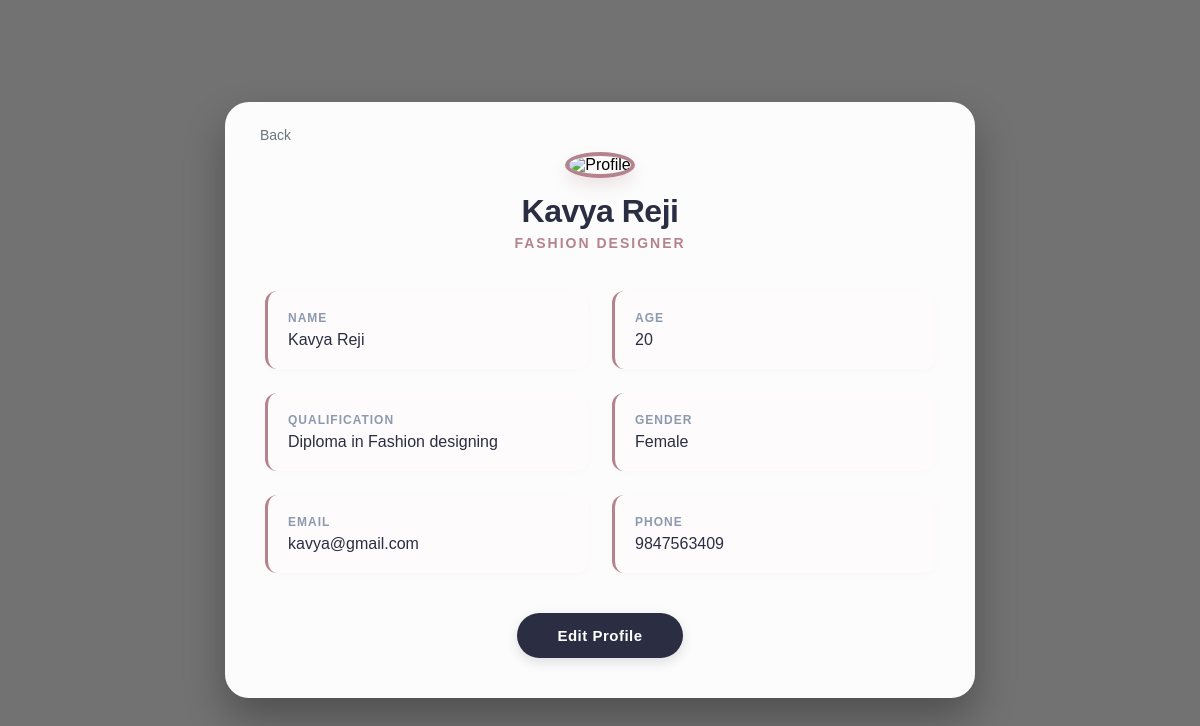
/designer_profile/ (signed in), run on the app's committed database.
### specksapp/models.py (models this page shows)
class designer(models.Model):
    name = models.CharField(max_length=25,null=True,blank=True)
    age = models.IntegerField(null=True,blank=True)
    qualification = models.CharField(max_length=25,null=True,blank=True)
    Gender_choices =[
        ('M','male'),
        ('F','female'),
        ('O','other')
    ]
    gender = models.CharField(max_length=8,choices=Gender_choices,null=True,blank=True)
    phone = models.IntegerField(null=True,blank=True)
    email = models.EmailField(max_length=100,unique=True,null=True,blank=True)
    password = models.CharField(max_length=25,null=True,blank=True)
    user = models.ForeignKey(shopowner_register,on_delete=models.CASCADE,null=True,blank=True)

### specksapp/views.py (the view)
# urls.py: path('designer_profile/',views.designer_profile,name='designer_profile'),
def designer_profile(request):
    if 'email' in request.session:
        email=request.session.get('email')
        user=models.designer.objects.get(email=email)
        return render(request,'designer_profile.html',{'user':user})
    return redirect('designer_login')

### specksapp/templates/designer_profile.html (shortened to what this page needs)
<!DOCTYPE html>
<html lang="en">
<head>
</head>
<body>
    <div class="profile-card">
        <a href="/designer_home/" class="back-btn">
             Back
        </a>
        <div class="profile-header">
            {% if user.image %}
                <img src="{{ user.image.url }}" class="profile-img" alt="Profile">
            {% else %}
                <img src="https://cdn-icons-png.flaticon.com/512/3135/3135715.png"
                     class="profile-img" alt="Profile">
            {% endif %}
            <h1>{{ user.name }}</h1>
            <p>Fashion Designer</p>
        </div>
        <div class="profile-details">
            <div class="detail-box">
                <h3>Name</h3>
                <p>{{ user.name }}</p>
            </div>
            <div class="detail-box">
                <h3>Age</h3>
                <p>{{ user.age }}</p>
            </div>
            <div class="detail-box">
                <h3>Qualification</h3>
                <p>{{ user.qualification }}</p>
            </div>
            <div class="detail-box">
                <h3>Gender</h3>
                <p>{{ user.gender }}</p>
            </div>
            <div class="detail-box">
                <h3>Email</h3>
                <p>{{ user.email }}</p>
            </div>
            <div class="detail-box">
                <h3>Phone</h3>
                <p>{{ user.phone }}</p>
            </div>
        </div>
        <div class="btn-section">
            <a href="/designer_editprofile/" class="edit-btn">
                Edit Profile
            </a>
        </div>
    </div>
</body>
</html>

### specksapp/templates/designer_profile.html (style rules this page uses)
* { margin:0; padding:0; box-sizing:border-box; font-family:'Poppins', sans-serif; }
body { background: linear-gradient(rgba(20, 20, 20, 0.6), rgba(20, 20, 20, 0.6)), url('https://images.unsplash.com/photo-1558769132-cb1aea458c5e?q=80&w=1974&auto=format&fit=crop'); background-size:cover; background-position:center; background-attachment: fixed; min-height:100vh; display:flex; justify-content:center; align-items:center; padding:40px 20px; }
.profile-card { width:100%; max-width:750px; background:rgba(255, 255, 255, 0.98); border-radius:24px; padding:50px 40px 40px 40px; box-shadow:0 20px 40px rgba(0,0,0,0.3); position: relative; }
.back-btn { position: absolute; top: 25px; left: 35px; text-decoration: none; color: #6c757d; font-size: 14px; font-weight: 500; display: flex; align-items: center; gap: 5px; transition: color 0.3s ease; }
.profile-header { text-align:center; margin-bottom:40px; }
.profile-img { width:130px; height:130px; border-radius:50%; border:4px solid #b5838d; object-fit:cover; margin-bottom:15px; box-shadow: 0 8px 16px rgba(181, 131, 141, 0.2); }
.profile-header h1 { color:#2b2d42; font-size:32px; font-weight: 600; letter-spacing: -0.5px; }
.profile-header p { color:#b5838d; font-size: 14px; text-transform: uppercase; letter-spacing: 2px; font-weight: 600; margin-top:5px; }
.profile-details { display:grid; grid-template-columns:1fr 1fr; gap:24px; }
.detail-box { background:#fdfbfb; padding:20px; border-radius:12px; border-left:3px solid #b5838d; box-shadow: 0 2px 8px rgba(0,0,0,0.02); transition: transform 0.3s ease, box-shadow 0.3s ease; }
.detail-box h3 { color:#8d99ae; font-size:12px; margin-bottom:6px; text-transform:uppercase; letter-spacing: 1px; }
.detail-box p { color:#2b2d42; font-size:16px; font-weight:500; }
.btn-section { text-align:center; margin-top:40px; }
.edit-btn { text-decoration:none; background:#2b2d42; color:white; padding:14px 40px; border-radius:30px; font-size:15px; font-weight:600; letter-spacing: 0.5px; transition: all 0.3s ease; display: inline-block; box-shadow: 0 4px 12px rgba(43, 45, 66, 0.15); }

### data on the page
designer: name "Kavya Reji", age "20", qualification "Diploma in Fashion designing", gender "Female", email "kavya@gmail.com", phone "9847563409"
